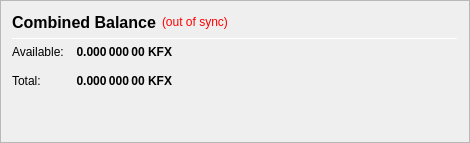
                   <widget class="QFrame" name="frame_CombinedBalances">
                    <property name="minimumSize">
                     <size>
                      <width>470</width>
                      <height>0</height>
                     </size>
                    </property>
                    <property name="frameShape">
                     <enum>QFrame::StyledPanel</enum>
                    </property>
                    <property name="frameShadow">
                     <enum>QFrame::Raised</enum>
                    </property>
                    <layout class="QVBoxLayout" name="verticalLayout_5">
                     <item>
                      <layout class="QHBoxLayout" name="horizontalLayout_5" stretch="0,0,0">
                       <item>
                        <widget class="QLabel" name="label_5z">
                         <property name="minimumSize">
                          <size>
                           <width>0</width>
                           <height>20</height>
                          </size>
                         </property>
                         <property name="font">
                          <font>
                           <pointsize>12</pointsize>
                           <weight>75</weight>
                           <bold>true</bold>
                          </font>
                         </property>
                         <property name="toolTip">
                          <string>Combined Balance (including unconfirmed and immature coins)</string>
                         </property>
                         <property name="text">
                          <string>Combined Balance</string>
                         </property>
                        </widget>
                       </item>
                       <item>
                        <widget class="QLabel" name="labelWalletStatus">
                         <property name="cursor">
                          <cursorShape>WhatsThisCursor</cursorShape>
                         </property>
                         <property name="toolTip">
                          <string>The displayed information may be out of date. Your wallet automatically synchronizes with the KFX network after a connection is established, but this process has not completed yet.</string>
                         </property>
                         <property name="styleSheet">
                          <string notr="true">QLabel { color: red; }</string>
                         </property>
                         <property name="text">
                          <string notr="true">(out of sync)</string>
                         </property>
                         <property name="alignment">
                          <set>Qt::AlignLeading|Qt::AlignLeft|Qt::AlignVCenter</set>
                         </property>
                        </widget>
                       </item>
                       <item>
                        <spacer name="horizontalSpacer_1">
                         <property name="orientation">
                          <enum>Qt::Horizontal</enum>
                         </property>
                         <property name="sizeHint" stdset="0">
                          <size>
                           <width>40</width>
                           <height>20</height>
                          </size>
                         </property>
                        </spacer>
                       </item>
                      </layout>
                     </item>
                     <item>
                      <widget class="Line" name="line_CombinedBalance">
                       <property name="minimumSize">
                        <size>
                         <width>0</width>
                         <height>1</height>
                        </size>
                       </property>
                       <property name="maximumSize">
                        <size>
                         <width>16777215</width>
                         <height>1</height>
                        </size>
                       </property>
                       <property name="orientation">
                        <enum>Qt::Horizontal</enum>
                       </property>
                      </widget>
                     </item>
                     <item>
                      <layout class="QGridLayout" name="gridLayout_3">
                       <property name="spacing">
                        <number>12</number>
                       </property>
                       <item row="1" column="0">
                        <widget class="QLabel" name="labelBalanceTextz">
                         <property name="text">
                          <string>Available:</string>
                         </property>
                        </widget>
                       </item>
                       <item row="1" column="1">
                        <widget class="QLabel" name="labelBalancez">
                         <property name="font">
                          <font>
                           <weight>75</weight>
                           <bold>true</bold>
                          </font>
                         </property>
                         <property name="cursor">
                          <cursorShape>IBeamCursor</cursorShape>
                         </property>
                         <property name="toolTip">
                          <string>Your current spendable balance</string>
                         </property>
                         <property name="text">
                          <string notr="true">0.000 000 00 KFX</string>
                         </property>
                         <property name="alignment">
                          <set>Qt::AlignRight|Qt::AlignTrailing|Qt::AlignVCenter</set>
                         </property>
                         <property name="textInteractionFlags">
                          <set>Qt::LinksAccessibleByMouse|Qt::TextSelectableByKeyboard|Qt::TextSelectableByMouse</set>
                         </property>
                        </widget>
                       </item>
                       <item row="2" column="0">
                        <widget class="QLabel" name="labelTotalTextz">
                         <property name="text">
                          <string>Total:</string>
                         </property>
                        </widget>
                       </item>
                       <item row="2" column="1">
                        <widget class="QLabel" name="labelTotalz">
                         <property name="font">
                          <font>
                           <weight>75</weight>
                           <bold>true</bold>
                          </font>
                         </property>
                         <property name="cursor">
                          <cursorShape>IBeamCursor</cursorShape>
                         </property>
                         <property name="toolTip">
                          <string>Total Balance, including all unavailable coins.</string>
                         </property>
                         <property name="text">
                          <string notr="true">0.000 000 00 KFX</string>
                         </property>
                         <property name="alignment">
                          <set>Qt::AlignRight|Qt::AlignTrailing|Qt::AlignVCenter</set>
                         </property>
                         <property name="textInteractionFlags">
                          <set>Qt::LinksAccessibleByMouse|Qt::TextSelectableByKeyboard|Qt::TextSelectableByMouse</set>
                         </property>
                        </widget>
                       </item>
                       <item row="2" column="3">
                        <spacer name="horizontalSpacer_2">
                         <property name="orientation">
                          <enum>Qt::Horizontal</enum>
                         </property>
                         <property name="sizeHint" stdset="0">
                          <size>
                           <width>40</width>
                           <height>20</height>
                          </size>
                         </property>
                        </spacer>
                       </item>
                      </layout>
                     </item>
                     <item>
                      <spacer name="verticalSpacer_1">
                       <property name="orientation">
                        <enum>Qt::Vertical</enum>
                       </property>
                       <property name="sizeHint" stdset="0">
                        <size>
                         <width>20</width>
                         <height>40</height>
                        </size>
                       </property>
                      </spacer>
                     </item>
                    </layout>
                   </widget>
